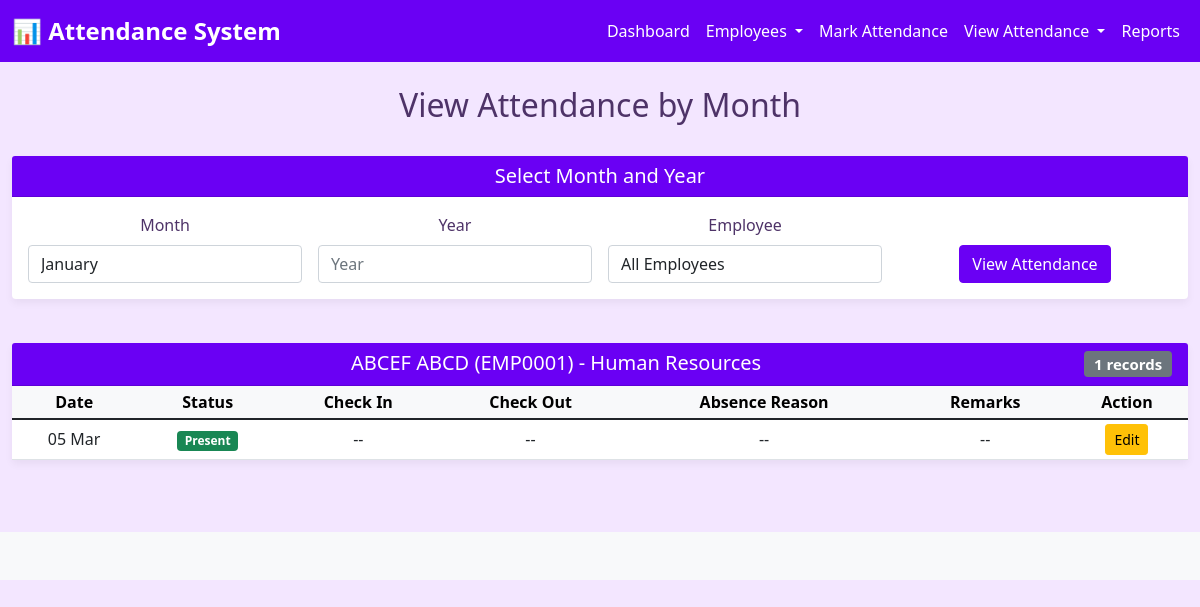
The page /attendance/attendance-by-month/ on the database as committed earlier.
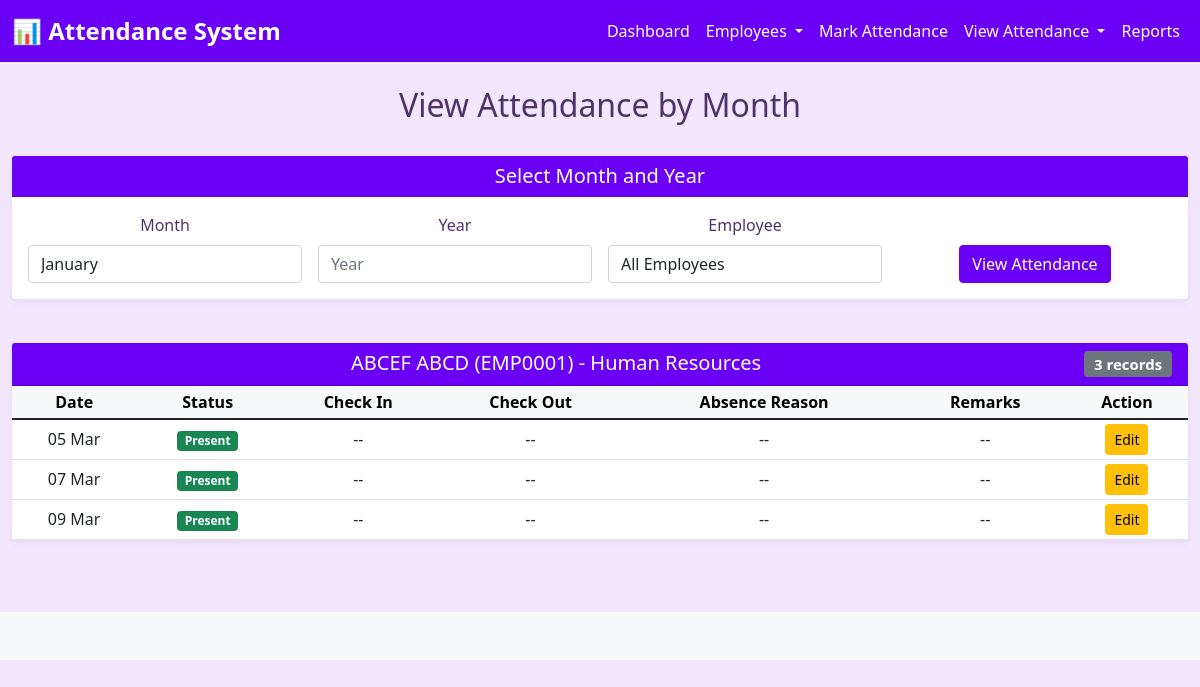
The same page on the database as committed later.
### attendance/models.py (models this page shows, shortened)
class Employee(models.Model):
    DEPARTMENT_CHOICES = [
        ('HR', 'Human Resources'),
        ('IT', 'Information Technology'),
        ('SALES', 'Sales'),
        ('MARKETING', 'Marketing'),
        ('OPERATIONS', 'Operations'),
        ('FINANCE', 'Finance'),
    ]
    employee_id = models.CharField(
        max_length=10,
        unique=True,
        validators=[RegexValidator(r'^EMP\d{4}$', 'Employee ID must be in format EMPXXXX')]
    )
    first_name = models.CharField(max_length=100)
    last_name = models.CharField(max_length=100)
    email = models.EmailField(unique=True)
    phone = models.CharField(max_length=15)
    department = models.CharField(max_length=20, choices=DEPARTMENT_CHOICES)
    position = models.CharField(max_length=100)
    date_of_joining = models.DateField()
    is_active = models.BooleanField(default=True)
    created_at = models.DateTimeField(auto_now_add=True)
    updated_at = models.DateTimeField(auto_now=True)
    class Meta:
        ordering = ['employee_id']
        verbose_name_plural = "Employees"
    def __str__(self):
        return f"{self.employee_id} - {self.first_name} {self.last_name}"
    def get_full_name(self):
        return f"{self.first_name} {self.last_name}"

class Attendance(models.Model):
    STATUS_CHOICES = [
        ('PRESENT', 'Present'),
        ('ABSENT', 'Absent'),
        ('WORKING_LEAVE', 'Work From Home'),
        ('NFD', 'No Full Day / Half Day'),
        ('LATE', 'Late'),
    ]
    employee = models.ForeignKey(Employee, on_delete=models.CASCADE, related_name='attendance_records')
    attendance_date = models.DateField(db_index=True)
    status = models.CharField(max_length=20, choices=STATUS_CHOICES)
    check_in_time = models.TimeField(null=True, blank=True)
    check_out_time = models.TimeField(null=True, blank=True)
    remarks = models.TextField(null=True, blank=True)
    created_at = models.DateTimeField(auto_now_add=True, db_index=True)
    updated_at = models.DateTimeField(auto_now=True)
    class Meta:
        ordering = ['-attendance_date']
        unique_together = ['employee', 'attendance_date']
        verbose_name_plural = "Attendance Records"
        indexes = [
            models.Index(fields=['employee', 'attendance_date']),
            models.Index(fields=['attendance_date', 'status']),
        ]
    def is_editable(self, user=None):
        today = timezone.localdate()
        if self.attendance_date == today and not (user and user.is_staff):
            return False
        if user and user.is_staff:
            return True
        one_month_ago = timezone.now() - timedelta(days=30)
        return self.created_at >= one_month_ago

### attendance/views.py (the view, shortened to what this page needs)
# urls.py: path('attendance-by-month/', views.attendance_by_month, name='attendance_by_month'),
def attendance_by_month(request):
    form = AttendanceSummaryFilterForm(request.GET)
    records = Attendance.objects.all().select_related('employee')
    selected_month = None
    selected_year = None
    if form.is_valid():
        month = form.cleaned_data.get('month')
        year = form.cleaned_data.get('year')
        employee = form.cleaned_data.get('employee')
    records_by_employee = {}
    for record in records.order_by('employee', 'attendance_date'):
        emp_id = record.employee.employee_id
        if emp_id not in records_by_employee:
            records_by_employee[emp_id] = {
                'employee': record.employee,
                'records': []
            }
        records_by_employee[emp_id]['records'].append(record)
    context = {
        'form': form,
        'records_by_employee': records_by_employee,
        'selected_month': selected_month,
        'selected_year': selected_year,
        'view_type': 'month',
    }
    return render(request, 'attendance/attendance_by_month.html', context)

### attendance/forms.py
class AttendanceSummaryFilterForm(forms.Form):
    MONTH_CHOICES = [
        (1, 'January'), (2, 'February'), (3, 'March'), (4, 'April'),
        (5, 'May'), (6, 'June'), (7, 'July'), (8, 'August'),
        (9, 'September'), (10, 'October'), (11, 'November'), (12, 'December'),
    ]
    employee = forms.ModelChoiceField(
        queryset=Employee.objects.all(),
        required=False,
        widget=forms.Select(attrs={'class': 'form-control'}),
        empty_label="All Employees"
    )
    month = forms.ChoiceField(
        required=False,
        widget=forms.Select(attrs={'class': 'form-control'}),
        choices=MONTH_CHOICES
    )
    year = forms.IntegerField(
        required=False,
        widget=forms.NumberInput(attrs={'class': 'form-control', 'placeholder': 'Year'}),
    )
    def clean(self):
        cleaned_data = super().clean()
        return cleaned_data

### attendance/templates/attendance/attendance_by_month.html (shortened to what the changed rows need)
{% extends 'base.html' %}
{% block content %}
<div class="row mb-4">
    <div class="col-md-12">
        <h2>View Attendance by Month</h2>
    </div>
</div>
<div class="row mb-4">
    <div class="col-md-12">
        <div class="card">
            <div class="card-body">
                <form method="GET" class="row g-3">
                    <div class="col-md-3">
                        <label for="{{ form.employee.id_for_label }}" class="form-label">{{ form.employee.label }}</label>
                        {{ form.employee }}
                    </div>
                </form>
            </div>
        </div>
    </div>
</div>
{% if records_by_employee %}
<div class="row">
    <div class="col-md-12">
        {% for emp_id, data in records_by_employee.items %}
        <div class="card mb-4">
            <div class="card-header">
                <h5 class="mb-0">{{ data.employee.get_full_name }} ({{ data.employee.employee_id }}) - {{ data.employee.get_department_display }}
                    <span class="badge bg-secondary float-end">{{ data.records|length }} records</span>
                </h5>
            </div>
            <div class="table-responsive">
                <table class="table table-sm mb-0">
                    <thead class="table-light">
                        <tr>
                            <th>Date</th>
                            <th>Status</th>
                            <th>Check In</th>
                            <th>Check Out</th>
                            <th>Absence Reason</th>
                            <th>Remarks</th>
                            <th>Action</th>
                        </tr>
                    </thead>
                    <tbody>
                        {% for record in data.records %}
                        <tr>
                            <td>{{ record.attendance_date|date:"d M" }}</td>
                            <td>
                                {% if record.status == 'PRESENT' %}
                                    <span class="badge bg-success">Present</span>
                                {% elif record.status == 'ABSENT' %}
                                    <span class="badge bg-danger">Absent</span>
                                {% elif record.status == 'WORKING_LEAVE' %}
                                    <span class="badge bg-info">Work From Home</span>
                                {% elif record.status == 'NFD' %}
                                    <span class="badge bg-warning">NFD</span>
                                {% elif record.status == 'LATE' %}
                                    <span class="badge bg-warning">Late</span>
                                {% endif %}
                            </td>
                            <td>{{ record.check_in_time|default:"--" }}</td>
                            <td>{{ record.check_out_time|default:"--" }}</td>
                            <td>{{ record.remarks|default:"--" }}</td>
                            <td>{{ record.remarks|default:"--" }}</td>
                            <td>
                                {% if record.is_editable %}
                                    <a href="{% url 'attendance:edit_attendance' record.id %}" class="btn btn-sm btn-warning">Edit</a>
                                {% endif %}
                            </td>
                        </tr>
                        {% endfor %}
                    </tbody>
                </table>
            </div>
        </div>
        {% endfor %}
    </div>
</div>
{% endif %}
{% endblock %}

Rows that differ between the two databases and show on the page:
computed for Employee "ABCEF ABCD": records|length "1" → "3"
added Attendance: attendance_date "07 Mar", status "Present", check_in_time "--", check_out_time "--", remarks "--", shows "Edit"
added Attendance: attendance_date "09 Mar", status "Present", check_in_time "--", check_out_time "--", remarks "--", shows "Edit"
